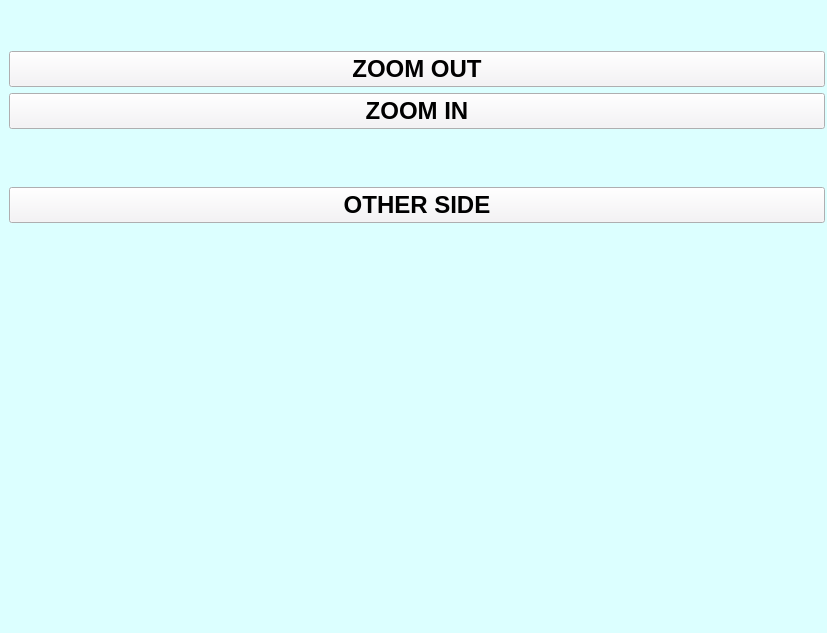
<?xml version="1.0" encoding="UTF-8"?>
<ui version="4.0">
 <class>BallotInspector</class>
 <widget class="QWidget" name="BallotInspector">
  <property name="geometry">
   <rect>
    <x>0</x>
    <y>0</y>
    <width>827</width>
    <height>633</height>
   </rect>
  </property>
  <property name="windowTitle">
   <string>Form</string>
  </property>
  <property name="styleSheet">
   <string notr="true">background-color: rgb(220, 255, 255);</string>
  </property>
  <layout class="QHBoxLayout" name="horizontalLayout">
   <property name="leftMargin">
    <number>9</number>
   </property>
   <property name="topMargin">
    <number>0</number>
   </property>
   <property name="rightMargin">
    <number>0</number>
   </property>
   <property name="bottomMargin">
    <number>0</number>
   </property>
   <item>
    <layout class="QVBoxLayout" name="verticalLayout_2">
     <item>
      <spacer name="verticalSpacer">
       <property name="orientation">
        <enum>Qt::Vertical</enum>
       </property>
       <property name="sizeHint" stdset="0">
        <size>
         <width>20</width>
         <height>40</height>
        </size>
       </property>
      </spacer>
     </item>
     <item>
      <widget class="QPushButton" name="zoomOutPB">
       <property name="font">
        <font>
         <pointsize>18</pointsize>
         <weight>75</weight>
         <bold>true</bold>
        </font>
       </property>
       <property name="styleSheet">
        <string notr="true">background-color: rgb(245, 243, 246);</string>
       </property>
       <property name="text">
        <string>ZOOM OUT</string>
       </property>
      </widget>
     </item>
     <item>
      <widget class="QPushButton" name="zoomInPB">
       <property name="font">
        <font>
         <pointsize>18</pointsize>
         <weight>75</weight>
         <bold>true</bold>
        </font>
       </property>
       <property name="styleSheet">
        <string notr="true">background-color: rgb(245, 243, 246);</string>
       </property>
       <property name="text">
        <string>ZOOM IN</string>
       </property>
      </widget>
     </item>
     <item>
      <spacer name="verticalSpacer_2">
       <property name="orientation">
        <enum>Qt::Vertical</enum>
       </property>
       <property name="sizeHint" stdset="0">
        <size>
         <width>20</width>
         <height>40</height>
        </size>
       </property>
      </spacer>
     </item>
     <item>
      <widget class="QPushButton" name="otherSidePB">
       <property name="font">
        <font>
         <pointsize>18</pointsize>
         <weight>75</weight>
         <bold>true</bold>
        </font>
       </property>
       <property name="styleSheet">
        <string notr="true">background-color: rgb(245, 243, 246);</string>
       </property>
       <property name="text">
        <string>OTHER SIDE</string>
       </property>
      </widget>
     </item>
     <item>
      <spacer name="verticalSpacer_7">
       <property name="orientation">
        <enum>Qt::Vertical</enum>
       </property>
       <property name="sizeHint" stdset="0">
        <size>
         <width>20</width>
         <height>40</height>
        </size>
       </property>
      </spacer>
     </item>
     <item>
      <spacer name="verticalSpacer_10">
       <property name="orientation">
        <enum>Qt::Vertical</enum>
       </property>
       <property name="sizeHint" stdset="0">
        <size>
         <width>20</width>
         <height>40</height>
        </size>
       </property>
      </spacer>
     </item>
     <item>
      <spacer name="verticalSpacer_9">
       <property name="orientation">
        <enum>Qt::Vertical</enum>
       </property>
       <property name="sizeHint" stdset="0">
        <size>
         <width>20</width>
         <height>40</height>
        </size>
       </property>
      </spacer>
     </item>
     <item>
      <spacer name="verticalSpacer_8">
       <property name="orientation">
        <enum>Qt::Vertical</enum>
       </property>
       <property name="sizeHint" stdset="0">
        <size>
         <width>20</width>
         <height>40</height>
        </size>
       </property>
      </spacer>
     </item>
     <item>
      <spacer name="verticalSpacer_5">
       <property name="orientation">
        <enum>Qt::Vertical</enum>
       </property>
       <property name="sizeHint" stdset="0">
        <size>
         <width>20</width>
         <height>40</height>
        </size>
       </property>
      </spacer>
     </item>
     <item>
      <spacer name="verticalSpacer_6">
       <property name="orientation">
        <enum>Qt::Vertical</enum>
       </property>
       <property name="sizeHint" stdset="0">
        <size>
         <width>20</width>
         <height>40</height>
        </size>
       </property>
      </spacer>
     </item>
     <item>
      <spacer name="verticalSpacer_4">
       <property name="orientation">
        <enum>Qt::Vertical</enum>
       </property>
       <property name="sizeHint" stdset="0">
        <size>
         <width>20</width>
         <height>40</height>
        </size>
       </property>
      </spacer>
     </item>
     <item>
      <spacer name="verticalSpacer_3">
       <property name="orientation">
        <enum>Qt::Vertical</enum>
       </property>
       <property name="sizeHint" stdset="0">
        <size>
         <width>20</width>
         <height>40</height>
        </size>
       </property>
      </spacer>
     </item>
    </layout>
   </item>
   <item>
    <layout class="QHBoxLayout" name="addImageViewerHere">
     <property name="leftMargin">
      <number>1</number>
     </property>
     <property name="topMargin">
      <number>1</number>
     </property>
     <property name="rightMargin">
      <number>1</number>
     </property>
     <property name="bottomMargin">
      <number>1</number>
     </property>
    </layout>
   </item>
  </layout>
 </widget>
 <resources/>
 <connections/>
</ui>
